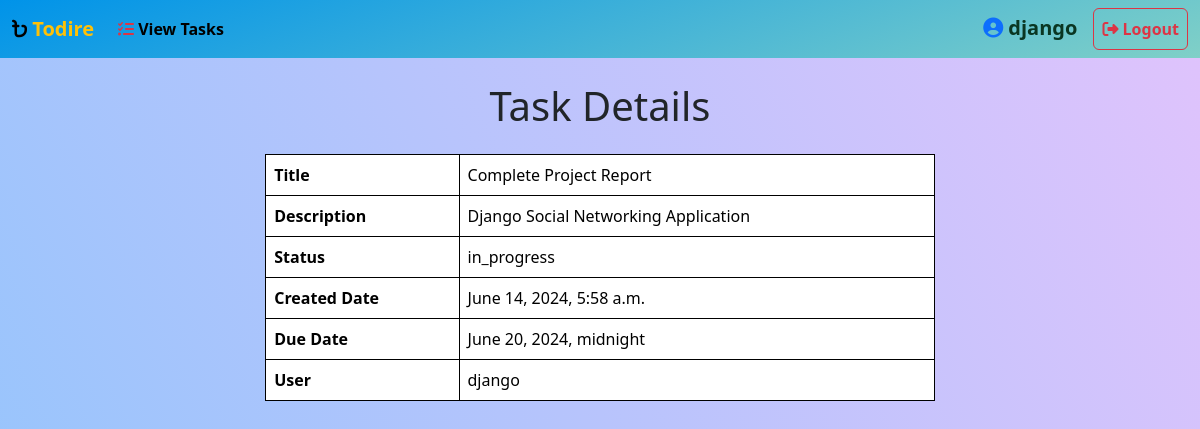
/tasks/19/ (signed in), run on the app's committed database.
### task/models.py (models this page shows, shortened)
class Task(models.Model):
    title = models.CharField(max_length=200)
    options = (
        ('pending','Pending'),
        ('in_progress', 'In Progress'),
        ('completed','Completed'),
    )
    status = models.CharField(max_length=200,choices=options,default='pending')
    description = models.TextField()
    created_date = models.DateTimeField(auto_now_add=True)
    due_date = models.DateTimeField(null=True, blank=True)
    user_object = models.ForeignKey(User,on_delete=models.CASCADE)

### task/views.py (the view)
# urls.py: path('tasks/<int:pk>/', views.TaskDetailView.as_view(), name='task-detail'),  # URL for viewing a specific task's details
@method_decorator(decorator, name='dispatch')
class TaskDetailView(View):
    def get(self,request,*args,**kwargs):
        id = kwargs.get('pk')
        qs = Task.objects.get(id=id)
        return render(request,"task_detail.html",{"data":qs})

### task/decorator.py (called while the page is built)
def signin_required(fn):
    def wrapper(request,*args,**kwargs):
        if not request.user.is_authenticated:
            messages.error(request,"Invalid Session")
            return redirect("signin")
        else:
            return fn(request,*args,**kwargs)
    return wrapper

### task/templates/task_detail.html (shortened to what this page needs)
<!DOCTYPE html>
{% load static %}
<html lang="en">
<head>
  <link href="https://cdn.jsdelivr.net/npm/bootstrap@5.3.2/dist/css/bootstrap.min.css" rel="stylesheet"
>
  <link rel="stylesheet" href="{% static 'css/task_list.css' %}">
  <link rel="stylesheet" href="{% static 'css/task_detail.css' %}">
</head>
<body>
  <nav class="navbar navbar-expand-lg bg-body-tertiary">
    <div class="container-fluid">
      <a class="navbar-brand text-warning fw-bolder"><i class="fa-solid fa-bangladeshi-taka-sign text-black"></i>
        <b>Todire</b></a>
      <div class="navbar-nav">
        <a class="nav-link active fw-bolder" href="{%url 'task-list'%}"><i
            class="fa-solid fa-list-check text-danger"></i> View Tasks</a>
      </div>
      <div class="collapse navbar-collapse d-flex justify-content-end" id="navbarNavAltMarkup">
        <div class="navbar-nav">
          <a class="navbar-brand text-success-emphasis fw-bolder" href="#"><i
              class="fa-solid fa-circle-user text-primary"></i>
            {{ request.user }}</a>
          <a class="btn btn-light nav-link fw-bolder btn-logout" href="{% url 'signout' %}"><i
              class="fa-solid fa-right-from-bracket"></i> <b>Logout</b></a>
        </div>
      </div>
    </div>
  </nav>
  <div class="container">
    <h1 class="text-center my-4">Task Details</h1>
    <table class="table border border-secondary" style="width: 60%; margin: 0 auto;">
      <tbody>
        <tr>
          <th>Title</th>
          <td>{{ data.title }}</td>
        </tr>
        <tr>
          <th>Description</th>
          <td>{{ data.description }}</td>
        </tr>
        <tr>
          <th>Status</th>
          <td>{{ data.status }}</td>
        </tr>
        <tr>
          <th>Created Date</th>
          <td>{{ data.created_date}}</td>
        </tr>
        <tr>
          <th>Due Date</th>
          <td>{{ data.due_date }}</td>
        </tr>
        <tr>
          <th>User</th>
          <td>{{ data.user_object }}</td>
        </tr>
      </tbody>
    </table>
  </div>
</body>
</html>

### task/static/css/task_list.css (style rules this page uses)
.navbar { background-color: #0093E9; background-image: linear-gradient(160deg, #0093E9 0%, #80D0C7 100%); }
body { background-color: #8EC5FC; background-image: linear-gradient(62deg, #8EC5FC 0%, #E0C3FC 100%); background-repeat: no-repeat; background-size: 100% 900px; }
.btn-logout { color: #dc3545 !important; border: 1px solid #dc3545 !important; }

### task/static/css/task_detail.css (style rules this page uses)
table, th, td { border: 1px solid black; }
table { margin-left: 400px; }

### data on the page
Task: title "Complete Project Report", description "Django Social Networking Application", status "in_progress", created_date "June 14, 2024, 5:58 a.m.", due_date "June 20, 2024, midnight", user_object "django"

### other printed values
{{ request.user }} "django"
